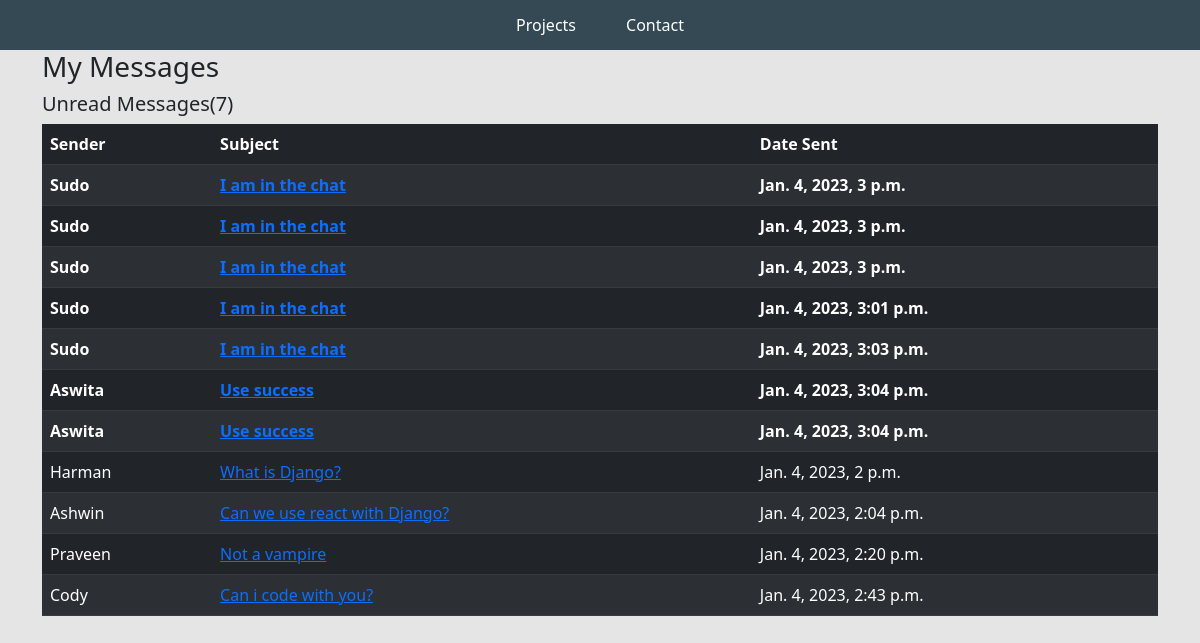
The app's page /inbox/, older data.
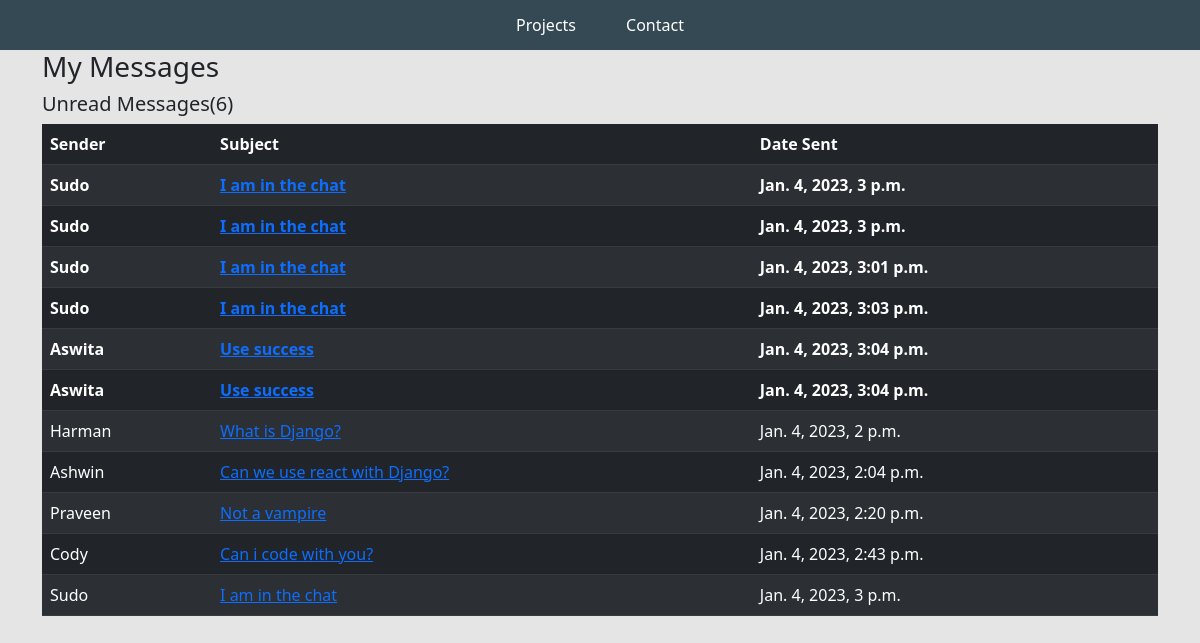
The same page, newer data.
### base/models.py (models this page shows, shortened)
class Message(models.Model):
    name = models.CharField(max_length=200,null=True)
    email = models.CharField(max_length=200,null=True)
    subject = models.CharField(max_length=200,null=True)
    body = models.TextField()
    is_read = models.BooleanField(default=False)
    created = models.DateTimeField(auto_now_add=True)
    id = models.UUIDField(default=uuid.uuid4, unique=True, primary_key=True, editable=False)

### base/views.py (the view)
# urls.py: path('inbox/',views.inboxPage, name='inbox'),
def inboxPage(request):
    inbox = Message.objects.all().order_by('is_read')
    unreadCount = Message.objects.filter(is_read=False).count()
    context = {'inbox':inbox,'unreadCount':unreadCount}
    return render(request, 'base/inbox.html', context)

### base/templates/base/inbox.html (shortened to what this page needs)
{% extends 'base/main.html' %} {% load static %} {% block content %}
<div class="container">
  <h3>My Messages</h3>
  <h5>Unread Messages({{unreadCount}})</h5>
  <table class="table table-dark table-striped">
    <thead>
      <tr>
        <th>Sender</th>
        <th>Subject</th>
        <th>Date Sent</th>
      </tr>
    </thead>
    <tbody>
      {% for message in inbox %} {% if message.is_read%}
      <tr>
        {% else %}
      <tr style="font-weight: 900">
        {% endif%}
        <td>{{message.name}}</td>
        <td>
          <a href="{% url 'message' message.id %}">{{message.subject}}</a>
        </td>
        <td>{{message.created}}</td>
      </tr>
      {% endfor %}
    </tbody>
  </table>
</div>
{% endblock content %}

### base/templates/base/main.html (shortened to what this page needs)
<!DOCTYPE html>
{% load static %}
<html lang="en">
  <head>
    <link
      href="https://cdn.jsdelivr.net/npm/bootstrap@5.3.0-alpha1/dist/css/bootstrap.min.css"
      rel="stylesheet"
    />
    <link
      type="text/css"
      rel="stylesheet"
      href="{% static 'styles/main.css' %}"
    />
  </head>
  <body>
    {% include 'base/navbar.html' %}  {% block content %} {% endblock content %}
  </body>
</html>

### base/templates/base/navbar.html (shortened to what this page needs)
<section class="navigation-bar">
  <a class="nav-link" href="{% url 'home' %}"> Projects </a>
  <a class="nav-link" href="#"> Contact </a>
</section>

### static/styles/main.css (style rules this page uses)
body { background-color: #e5e5e5; }
.navigation-bar { background-color: #354955; height: 50px; display: flex; justify-content: center; gap: 50px; align-items: center; }
.nav-link { color: #fff; }

Row changes from the older to the newer data that the page shows:
changed Message (number 11 of 11 on the later page): is_read False → True (drawn); moves down the list
Text that changed along with them:
{{ unreadCount }}: "7" → "6"
